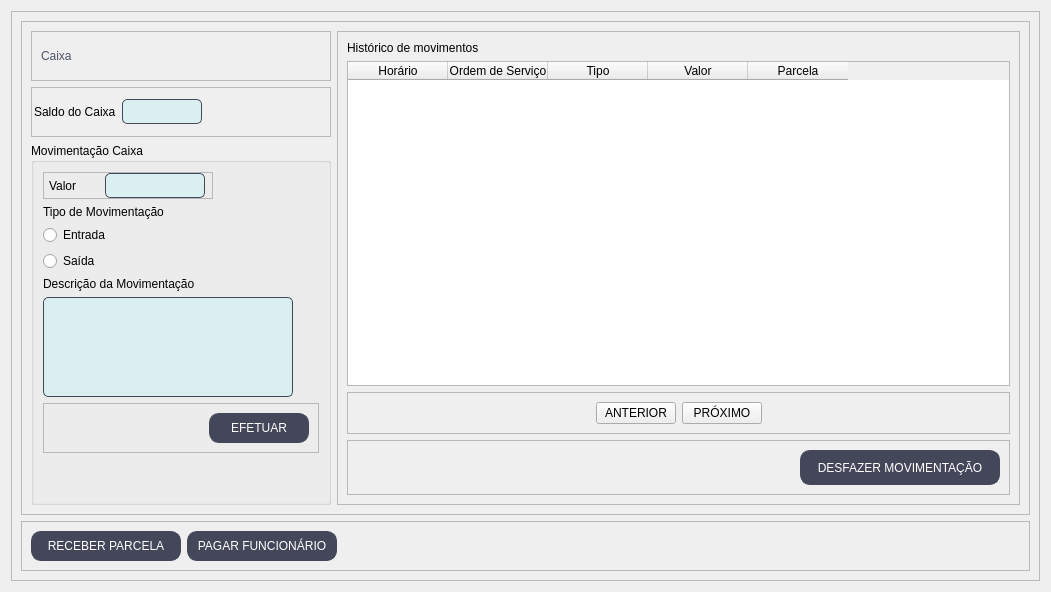
  <widget class="QWidget" name="finance_page">
   <property name="styleSheet">
    <string notr="true">QLineEdit{
	border-radius: 5px;
	border: 0.5px solid #44475a;
	font:11pt &quot;MS Shell Dlg 2&quot;;
	padding: 1px;
	background-color: #DAEFF0;
}
QLabel{
	font: 75 11pt &quot;Arial&quot;;
}</string>
   </property>
   <layout class="QVBoxLayout" name="verticalLayout_15">
    <item>
     <widget class="QFrame" name="frame_5">
      <property name="frameShape">
       <enum>QFrame::StyledPanel</enum>
      </property>
      <property name="frameShadow">
       <enum>QFrame::Raised</enum>
      </property>
      <layout class="QGridLayout" name="gridLayout_11">
       <item row="0" column="0">
        <widget class="QFrame" name="frame_6">
         <property name="styleSheet">
          <string notr="true">QTextEdit{
	border-radius: 5px;
	border: 0.5px solid #44475a;
	font: 10pt &quot;MS Shell Dlg 2&quot;;
	padding: 1px;
	background-color: #DAEFF0;
}
QLabel{
	font: 75 9pt &quot;Arial&quot;;
}
QLineEdit{
	border-radius: 5px;
	border: 0.5px solid #44475a;
	font: 10pt &quot;MS Shell Dlg 2&quot;;
	padding: 1px;
	background-color: #DAEFF0;
}</string>
         </property>
         <property name="frameShape">
          <enum>QFrame::StyledPanel</enum>
         </property>
         <property name="frameShadow">
          <enum>QFrame::Raised</enum>
         </property>
         <layout class="QGridLayout" name="gridLayout_9">
          <item row="0" column="1" rowspan="3">
           <widget class="QFrame" name="frame_42">
            <property name="frameShape">
             <enum>QFrame::StyledPanel</enum>
            </property>
            <property name="frameShadow">
             <enum>QFrame::Raised</enum>
            </property>
            <layout class="QVBoxLayout" name="verticalLayout_13">
             <item>
              <widget class="QLabel" name="label_40">
               <property name="styleSheet">
                <string notr="true">QLabel{
	font: 75 11pt &quot;Arial&quot;;
}</string>
               </property>
               <property name="text">
                <string>Histórico de movimentos</string>
               </property>
              </widget>
             </item>
             <item>
              <widget class="QTableWidget" name="ca_tabela">
               <property name="focusPolicy">
                <enum>Qt::ClickFocus</enum>
               </property>
               <property name="styleSheet">
                <string notr="true">font: 10pt &quot;Arial&quot;;</string>
               </property>
               <property name="editTriggers">
                <set>QAbstractItemView::NoEditTriggers</set>
               </property>
               <property name="alternatingRowColors">
                <bool>true</bool>
               </property>
               <property name="selectionMode">
                <enum>QAbstractItemView::SingleSelection</enum>
               </property>
               <property name="selectionBehavior">
                <enum>QAbstractItemView::SelectRows</enum>
               </property>
               <property name="textElideMode">
                <enum>Qt::ElideLeft</enum>
               </property>
               <column>
                <property name="text">
                 <string>Horário</string>
                </property>
               </column>
               <column>
                <property name="text">
                 <string>Ordem de Serviço</string>
                </property>
               </column>
               <column>
                <property name="text">
                 <string>Tipo</string>
                </property>
               </column>
               <column>
                <property name="text">
                 <string>Valor</string>
                </property>
               </column>
               <column>
                <property name="text">
                 <string>Parcela</string>
                </property>
               </column>
              </widget>
             </item>
             <item>
              <widget class="QFrame" name="frame_51">
               <property name="frameShape">
                <enum>QFrame::StyledPanel</enum>
               </property>
               <property name="frameShadow">
                <enum>QFrame::Raised</enum>
               </property>
               <layout class="QHBoxLayout" name="horizontalLayout_30">
                <item>
                 <spacer name="horizontalSpacer_41">
                  <property name="orientation">
                   <enum>Qt::Horizontal</enum>
                  </property>
                  <property name="sizeHint" stdset="0">
                   <size>
                    <width>40</width>
                    <height>20</height>
                   </size>
                  </property>
                 </spacer>
                </item>
                <item>
                 <widget class="QPushButton" name="btn_anterior">
                  <property name="text">
                   <string>ANTERIOR</string>
                  </property>
                 </widget>
                </item>
                <item>
                 <widget class="QPushButton" name="btn_proximo">
                  <property name="text">
                   <string>PRÓXIMO</string>
                  </property>
                 </widget>
                </item>
                <item>
                 <spacer name="horizontalSpacer_42">
                  <property name="orientation">
                   <enum>Qt::Horizontal</enum>
                  </property>
                  <property name="sizeHint" stdset="0">
                   <size>
                    <width>40</width>
                    <height>20</height>
                   </size>
                  </property>
                 </spacer>
                </item>
               </layout>
              </widget>
             </item>
             <item>
              <widget class="QFrame" name="frame_54">
               <property name="frameShape">
                <enum>QFrame::StyledPanel</enum>
               </property>
               <property name="frameShadow">
                <enum>QFrame::Raised</enum>
               </property>
               <layout class="QHBoxLayout" name="horizontalLayout_31">
                <item>
                 <spacer name="horizontalSpacer_43">
                  <property name="orientation">
                   <enum>Qt::Horizontal</enum>
                  </property>
                  <property name="sizeHint" stdset="0">
                   <size>
                    <width>443</width>
                    <height>20</height>
                   </size>
                  </property>
                 </spacer>
                </item>
                <item>
                 <widget class="QPushButton" name="desfazer_mov">
                  <property name="styleSheet">
                   <string notr="true">QPushButton{
	font: 87 8pt &quot;Arial Black&quot;;
	border: 0.5px solid #44475a;
	border-radius: 10px;
	color: rgb(255, 255, 255);
	background-color: #44475a;
	min-width: 198;
	max-width: 198;
	min-height: 33;
	max-height: 33;
}
QPushButton:hover{
	background-color: #4f5368;
}</string>
                  </property>
                  <property name="text">
                   <string>DESFAZER MOVIMENTAÇÃO</string>
                  </property>
                 </widget>
                </item>
               </layout>
              </widget>
             </item>
            </layout>
           </widget>
          </item>
          <item row="0" column="0">
           <widget class="QFrame" name="frame_40">
            <property name="frameShape">
             <enum>QFrame::StyledPanel</enum>
            </property>
            <property name="frameShadow">
             <enum>QFrame::Raised</enum>
            </property>
            <layout class="QVBoxLayout" name="verticalLayout_11">
             <item>
              <widget class="QLabel" name="label_10">
               <property name="minimumSize">
                <size>
                 <width>0</width>
                 <height>30</height>
                </size>
               </property>
               <property name="maximumSize">
                <size>
                 <width>16777215</width>
                 <height>30</height>
                </size>
               </property>
               <property name="styleSheet">
                <string notr="true">
QLabel{
	font: 87 12pt &quot;Arial Black&quot;;
	color: #4f5368;
	
}</string>
               </property>
               <property name="text">
                <string>Caixa</string>
               </property>
              </widget>
             </item>
            </layout>
           </widget>
          </item>
          <item row="1" column="0">
           <widget class="QFrame" name="frame_8">
            <property name="sizePolicy">
             <sizepolicy hsizetype="Expanding" vsizetype="Expanding">
              <horstretch>0</horstretch>
              <verstretch>0</verstretch>
             </sizepolicy>
            </property>
            <property name="minimumSize">
             <size>
              <width>300</width>
              <height>50</height>
             </size>
            </property>
            <property name="maximumSize">
             <size>
              <width>300</width>
              <height>50</height>
             </size>
            </property>
            <property name="styleSheet">
             <string notr="true">QLineEdit{
	border-radius: 5px;
	border: 0.5px solid #44475a;
	font:11pt &quot;MS Shell Dlg 2&quot;;
	padding: 1px;
	background-color: #DAEFF0;
}
QLabel{
	font: 75 11pt &quot;Arial&quot;;
}
QLineEdit:focus{
	border: 1.5px solid #44475a;
}</string>
            </property>
            <property name="frameShape">
             <enum>QFrame::StyledPanel</enum>
            </property>
            <property name="frameShadow">
             <enum>QFrame::Raised</enum>
            </property>
            <layout class="QGridLayout" name="gridLayout_8">
             <property name="leftMargin">
              <number>2</number>
             </property>
             <property name="topMargin">
              <number>0</number>
             </property>
             <property name="rightMargin">
              <number>0</number>
             </property>
             <property name="bottomMargin">
              <number>0</number>
             </property>
             <item row="0" column="1">
              <widget class="QLineEdit" name="ca_saldo">
               <property name="minimumSize">
                <size>
                 <width>80</width>
                 <height>25</height>
                </size>
               </property>
               <property name="maximumSize">
                <size>
                 <width>80</width>
                 <height>25</height>
                </size>
               </property>
               <property name="layoutDirection">
                <enum>Qt::LeftToRight</enum>
               </property>
               <property name="alignment">
                <set>Qt::AlignLeading|Qt::AlignLeft|Qt::AlignVCenter</set>
               </property>
               <property name="readOnly">
                <bool>true</bool>
               </property>
              </widget>
             </item>
             <item row="0" column="0">
              <widget class="QLabel" name="label_15">
               <property name="maximumSize">
                <size>
                 <width>100</width>
                 <height>16777215</height>
                </size>
               </property>
               <property name="text">
                <string>Saldo do Caixa</string>
               </property>
              </widget>
             </item>
             <item row="0" column="2">
              <spacer name="horizontalSpacer_29">
               <property name="orientation">
                <enum>Qt::Horizontal</enum>
               </property>
               <property name="sizeHint" stdset="0">
                <size>
                 <width>40</width>
                 <height>20</height>
                </size>
               </property>
              </spacer>
             </item>
            </layout>
           </widget>
          </item>
          <item row="2" column="0">
           <widget class="QGroupBox" name="groupBox_3">
            <property name="minimumSize">
             <size>
              <width>300</width>
              <height>0</height>
             </size>
            </property>
            <property name="maximumSize">
             <size>
              <width>300</width>
              <height>16777215</height>
             </size>
            </property>
            <property name="styleSheet">
             <string notr="true">font: 75 9pt &quot;Arial&quot;;</string>
            </property>
            <property name="title">
             <string>Movimentação Caixa</string>
            </property>
            <layout class="QVBoxLayout" name="verticalLayout_12">
             <item>
              <widget class="QFrame" name="frame_7">
               <property name="minimumSize">
                <size>
                 <width>170</width>
                 <height>0</height>
                </size>
               </property>
               <property name="maximumSize">
                <size>
                 <width>170</width>
                 <height>16777215</height>
                </size>
               </property>
               <property name="styleSheet">
                <string notr="true">QLineEdit{
	border-radius: 5px;
	border: 0.5px solid #44475a;
	font:11pt &quot;MS Shell Dlg 2&quot;;
	padding: 1px;
	background-color: #DAEFF0;
}
QLabel{
	font: 75 11pt &quot;Arial&quot;;
}
</string>
               </property>
               <property name="frameShape">
                <enum>QFrame::StyledPanel</enum>
               </property>
               <property name="frameShadow">
                <enum>QFrame::Raised</enum>
               </property>
               <layout class="QHBoxLayout" name="horizontalLayout_24">
                <property name="leftMargin">
                 <number>0</number>
                </property>
                <property name="topMargin">
                 <number>0</number>
                </property>
                <property name="rightMargin">
                 <number>0</number>
                </property>
                <property name="bottomMargin">
                 <number>0</number>
                </property>
                <item>
                 <widget class="QLabel" name="label_18">
                  <property name="minimumSize">
                   <size>
                    <width>45</width>
                    <height>0</height>
                   </size>
                  </property>
                  <property name="maximumSize">
                   <size>
                    <width>45</width>
                    <height>16777215</height>
                   </size>
                  </property>
                  <property name="text">
                   <string>Valor </string>
                  </property>
                 </widget>
                </item>
                <item>
                 <widget class="QLineEdit" name="ca_valor">
                  <property name="minimumSize">
                   <size>
                    <width>100</width>
                    <height>25</height>
                   </size>
                  </property>
                  <property name="maximumSize">
                   <size>
                    <width>100</width>
                    <height>25</height>
                   </size>
                  </property>
                  <property name="alignment">
                   <set>Qt::AlignCenter</set>
                  </property>
                  <property name="readOnly">
                   <bool>false</bool>
                  </property>
                  <property name="clearButtonEnabled">
                   <bool>true</bool>
                  </property>
                 </widget>
                </item>
               </layout>
              </widget>
             </item>
             <item>
              <widget class="QLabel" name="label_16">
               <property name="text">
                <string>Tipo de Movimentação</string>
               </property>
              </widget>
             </item>
             <item>
              <widget class="QRadioButton" name="ca_aporte">
               <property name="text">
                <string>Entrada</string>
               </property>
              </widget>
             </item>
             <item>
              <widget class="QRadioButton" name="ca_saque">
               <property name="text">
                <string>Saída</string>
               </property>
              </widget>
             </item>
             <item>
              <widget class="QLabel" name="label_17">
               <property name="text">
                <string>Descrição da Movimentação </string>
               </property>
              </widget>
             </item>
             <item>
              <widget class="QTextEdit" name="ca_desc">
               <property name="minimumSize">
                <size>
                 <width>250</width>
                 <height>100</height>
                </size>
               </property>
               <property name="maximumSize">
                <size>
                 <width>250</width>
                 <height>100</height>
                </size>
               </property>
              </widget>
             </item>
             <item>
              <widget class="QFrame" name="frame_41">
               <property name="frameShape">
                <enum>QFrame::StyledPanel</enum>
               </property>
               <property name="frameShadow">
                <enum>QFrame::Raised</enum>
               </property>
               <layout class="QHBoxLayout" name="horizontalLayout_25">
                <item>
                 <spacer name="horizontalSpacer_30">
                  <property name="orientation">
                   <enum>Qt::Horizontal</enum>
                  </property>
                  <property name="sizeHint" stdset="0">
                   <size>
                    <width>40</width>
                    <height>20</height>
                   </size>
                  </property>
                 </spacer>
                </item>
                <item>
                 <widget class="QPushButton" name="ca_botao_efetuar">
                  <property name="styleSheet">
                   <string notr="true">QPushButton{
	font: 87 8pt &quot;Arial Black&quot;;
	border: 0.5px solid #44475a;
	border-radius: 10px;
	color: rgb(255, 255, 255);
	background-color: #44475a;
	min-width: 98;
	max-width: 98;
	min-height: 28;
	max-height: 28;
}
QPushButton:hover{
	background-color: #4f5368;
}</string>
                  </property>
                  <property name="text">
                   <string>EFETUAR</string>
                  </property>
                 </widget>
                </item>
               </layout>
              </widget>
             </item>
             <item>
              <spacer name="verticalSpacer_2">
               <property name="orientation">
                <enum>Qt::Vertical</enum>
               </property>
               <property name="sizeHint" stdset="0">
                <size>
                 <width>20</width>
                 <height>40</height>
                </size>
               </property>
              </spacer>
             </item>
            </layout>
           </widget>
          </item>
         </layout>
        </widget>
       </item>
       <item row="1" column="0">
        <widget class="QFrame" name="frame_44">
         <property name="minimumSize">
          <size>
           <width>0</width>
           <height>50</height>
          </size>
         </property>
         <property name="maximumSize">
          <size>
           <width>16777215</width>
           <height>50</height>
          </size>
         </property>
         <property name="frameShape">
          <enum>QFrame::StyledPanel</enum>
         </property>
         <property name="frameShadow">
          <enum>QFrame::Raised</enum>
         </property>
         <layout class="QHBoxLayout" name="horizontalLayout_7">
          <item>
           <widget class="QPushButton" name="ca_receber_p">
            <property name="minimumSize">
             <size>
              <width>150</width>
              <height>30</height>
             </size>
            </property>
            <property name="maximumSize">
             <size>
              <width>150</width>
              <height>30</height>
             </size>
            </property>
            <property name="styleSheet">
             <string notr="true">QPushButton{
	font: 87 8pt &quot;Arial Black&quot;;
	border: 0.5px solid #44475a;
	border-radius: 10px;
	color: rgb(255, 255, 255);
	background-color: #44475a;
	min-width: 148;
	max-width: 148;
	min-height: 28;
	max-height: 28;
}
QPushButton:hover{
	background-color: #4f5368;
}</string>
            </property>
            <property name="text">
             <string>RECEBER PARCELA</string>
            </property>
           </widget>
          </item>
          <item>
           <widget class="QPushButton" name="ca_pagar_f">
            <property name="minimumSize">
             <size>
              <width>150</width>
              <height>30</height>
             </size>
            </property>
            <property name="maximumSize">
             <size>
              <width>150</width>
              <height>30</height>
             </size>
            </property>
            <property name="styleSheet">
             <string notr="true">QPushButton{
	font: 87 8pt &quot;Arial Black&quot;;
	border: 0.5px solid #44475a;
	border-radius: 10px;
	color: rgb(255, 255, 255);
	background-color: #44475a;
	min-width: 148;
	max-width: 148;
	min-height: 28;
	max-height: 28;
}
QPushButton:hover{
	background-color: #4f5368;
}</string>
            </property>
            <property name="text">
             <string>PAGAR FUNCIONÁRIO</string>
            </property>
           </widget>
          </item>
          <item>
           <spacer name="horizontalSpacer_6">
            <property name="orientation">
             <enum>Qt::Horizontal</enum>
            </property>
            <property name="sizeHint" stdset="0">
             <size>
              <width>535</width>
              <height>20</height>
             </size>
            </property>
           </spacer>
          </item>
         </layout>
        </widget>
       </item>
      </layout>
     </widget>
    </item>
   </layout>
  </widget>
